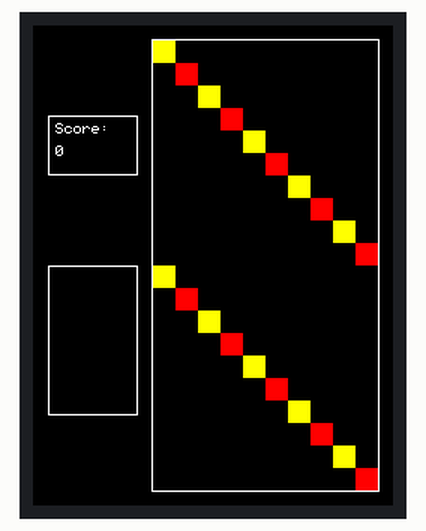
A sketch run on a simulated Arduino Uno, built with avr-gcc and run on an emulated ATmega328P. Shown: 240×320 colour display. What the sketch prints to the serial monitor is not drawn.

Above: at 0.3 s.

The sketch:

Tetrirduino.ino
```cpp
#include <Elegoo_GFX.h>    // Core graphics library
#include <Elegoo_TFTLCD.h> // Hardware-specific library


// The control pins for the LCD can be assigned to any digital or
// analog pins...but we'll use the analog pins as this allows us to
// double up the pins with the touch screen (see the TFT paint example).
#define LCD_CS A3 // Chip Select goes to Analog 3
#define LCD_CD A2 // Command/Data goes to Analog 2
#define LCD_WR A1 // LCD Write goes to Analog 1
#define LCD_RD A0 // LCD Read goes to Analog 0

#define LCD_RESET A4 // Can alternately just connect to Arduino's reset pin

// When using the BREAKOUT BOARD only, use these 8 data lines to the LCD:
// For the Arduino Uno, Duemilanove, Diecimila, etc.:
//   D0 connects to digital pin 8  (Notice these are
//   D1 connects to digital pin 9   NOT in order!)
//   D2 connects to digital pin 2
//   D3 connects to digital pin 3
//   D4 connects to digital pin 4
//   D5 connects to digital pin 5
//   D6 connects to digital pin 6
//   D7 connects to digital pin 7
// For the Arduino Mega, use digital pins 22 through 29
// (on the 2-row header at the end of the board).

// Assign human-readable names to some common 16-bit color values:
#define  BLACK   0x0000
#define BLUE    0x001F
#define RED     0xF800
#define GREEN   0x07E0
#define CYAN    0x07FF
#define MAGENTA 0xF81F
#define YELLOW  0xFFE0
#define WHITE   0xFFFF

Elegoo_TFTLCD tft(LCD_CS, LCD_CD, LCD_WR, LCD_RD, LCD_RESET);

void setup() {
  Serial.begin(9600);
  Serial.println(F("TFT LCD test"));

#ifdef USE_Elegoo_SHIELD_PINOUT
  Serial.println(F("Using Elegoo 2.8\" TFT Arduino Shield Pinout"));
#else
  Serial.println(F("Using Elegoo 2.8\" TFT Breakout Board Pinout"));
#endif

  Serial.print("TFT size is "); Serial.print(tft.width()); Serial.print("x"); Serial.println(tft.height());

  tft.reset();

  uint16_t identifier = tft.readID();
   if(identifier == 0x9325) {
    Serial.println(F("Found ILI9325 LCD driver"));
  } else if(identifier == 0x9328) {
    Serial.println(F("Found ILI9328 LCD driver"));
  } else if(identifier == 0x4535) {
    Serial.println(F("Found LGDP4535 LCD driver"));
  }else if(identifier == 0x7575) {
    Serial.println(F("Found HX8347G LCD driver"));
  } else if(identifier == 0x9341) {
    Serial.println(F("Found ILI9341 LCD driver"));
  } else if(identifier == 0x8357) {
    Serial.println(F("Found HX8357D LCD driver"));
  } else if(identifier==0x0101)
  {
      identifier=0x9341;
       Serial.println(F("Found 0x9341 LCD driver"));
  }else {
    Serial.print(F("Unknown LCD driver chip: "));
    Serial.println(identifier, HEX);
    Serial.println(F("If using the Elegoo 2.8\" TFT Arduino shield, the line:"));
    Serial.println(F("  #define USE_Elegoo_SHIELD_PINOUT"));
    Serial.println(F("should appear in the library header (Elegoo_TFT.h)."));
    Serial.println(F("If using the breakout board, it should NOT be #defined!"));
    Serial.println(F("Also if using the breakout, double-check that all wiring"));
    Serial.println(F("matches the tutorial."));
    identifier=0x9341;

  }

  tft.begin(identifier);
  tft.fillScreen(BLACK);
  tft.drawRect(79,9,152,302,WHITE);

  tft.drawRect(10,60,60,
  40,WHITE);
  tft.drawRect(10,160,60,100,WHITE);

  tft.setCursor(15,65);
  tft.setTextColor(WHITE);
  tft.setTextSize(1);
  tft.println("Score:");
  tft.setCursor(15,80);
  tft.println(0);

  tft.fillRect(80,10,15,15,YELLOW);
  tft.fillRect(95,25,15,15,RED);
  tft.fillRect(110,40,15,15,YELLOW);
  tft.fillRect(125,55,15,15,RED);
  tft.fillRect(140,70,15,15,YELLOW);
  tft.fillRect(155,85,15,15,RED);
  tft.fillRect(170,100,15,15,YELLOW);
  tft.fillRect(185,115,15,15,RED);
  tft.fillRect(200,130,15,15,YELLOW);
  tft.fillRect(215,145,15,15,RED);
  tft.fillRect(80,160,15,15,YELLOW);
  tft.fillRect(95,175,15,15,RED);
  tft.fillRect(110,190,15,15,YELLOW);
  tft.fillRect(125,205,15,15,RED);
  tft.fillRect(140,220,15,15,YELLOW);
  tft.fillRect(155,235,15,15,RED);
  tft.fillRect(170,250,15,15,YELLOW);
  tft.fillRect(185,265,15,15,RED);
  tft.fillRect(200,280,15,15,YELLOW);
  tft.fillRect(215,295,15,15,RED);


}


void loop() {
  // put your main code here, to run repeatedly:

}
```
